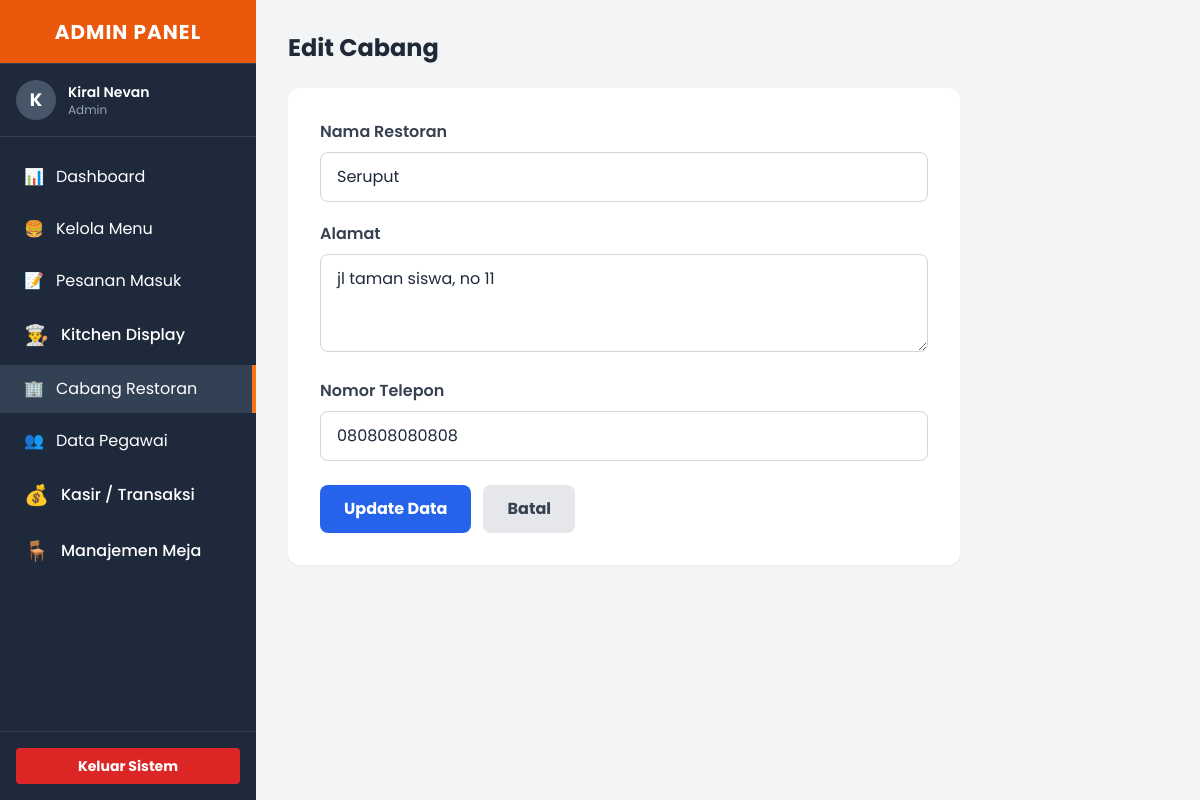
The app's page /get_food/admin/restaurants/edit.php?id=2 (signed in) with its own data.
### tables this page shows
CREATE TABLE `restaurants` (
  `restaurant_id` int(11) NOT NULL,
  `name` varchar(100) NOT NULL,
  `address` text NOT NULL,
  `phone` varchar(20) DEFAULT NULL
);

### get_food/config/functions.php (called while the page is built, shortened)
<?php
require_once 'database.php';
function query($query) {
    global $conn;
    $result = mysqli_query($conn, $query);
    if (is_object($result)) {
        $rows = [];
        while ($row = mysqli_fetch_assoc($result)) {
            $rows[] = $row;
        }
        return $rows;
    }
    return $result;
}
?>

### get_food/admin/restaurants/edit.php (the view, shortened to what this page needs)
<?php
require_once '../../config/functions.php';
$id = $_GET['id'];
$resto = query("SELECT * FROM restaurants WHERE restaurant_id = '$id'")[0];
require_once '../../layouts/header.php';
?>
<div class="flex bg-gray-100 min-h-screen">
    <?php require_once '../../layouts/sidebar_admin.php'; ?>
    <main class="flex-1 ml-64 p-8">
        <h1 class="text-2xl font-bold text-gray-800 mb-6">Edit Cabang</h1>
        <div class="bg-white rounded-xl shadow-sm p-8 max-w-2xl">
            <form action="" method="POST">
                <div class="mb-5">
                    <label class="block text-gray-700 font-semibold mb-2">Nama Restoran</label>
                    <input type="text" name="name" value="<?php echo $resto['name']; ?>" class="w-full px-4 py-3 rounded-lg border border-gray-300 focus:border-orange-500 focus:outline-none" required>
                </div>
                <div class="mb-5">
                    <label class="block text-gray-700 font-semibold mb-2">Alamat</label>
                    <textarea name="address" rows="3" class="w-full px-4 py-3 rounded-lg border border-gray-300 focus:border-orange-500 focus:outline-none" required><?php echo $resto['address']; ?></textarea>
                </div>
                <div class="mb-6">
                    <label class="block text-gray-700 font-semibold mb-2">Nomor Telepon</label>
                    <input type="text" name="phone" value="<?php echo $resto['phone']; ?>" class="w-full px-4 py-3 rounded-lg border border-gray-300 focus:border-orange-500 focus:outline-none" required>
                </div>
                <div class="flex gap-3">
                    <button type="submit" name="update" class="bg-blue-600 hover:bg-blue-700 text-white font-bold py-3 px-6 rounded-lg transition">Update Data</button>
                    <a href="index.php" class="bg-gray-200 hover:bg-gray-300 text-gray-700 font-bold py-3 px-6 rounded-lg transition">Batal</a>
                </div>
            </form>
        </div>
    </main>
</div>
</body>
</html>

### get_food/layouts/header.php (style rules this page uses)
body { font-family: 'Poppins', sans-serif; -webkit-tap-highlight-color: transparent; }

### records on screen
restaurants: name "Seruput", address "jl taman siswa, no 11", phone "080808080808"

### other values on screen
substr($_SESSION['user']['name'] ?? 'A', 0, 1) "K"
$_SESSION['user']['name'] "Kiral Nevan"
$_SESSION['user']['job_role'] "Admin"
